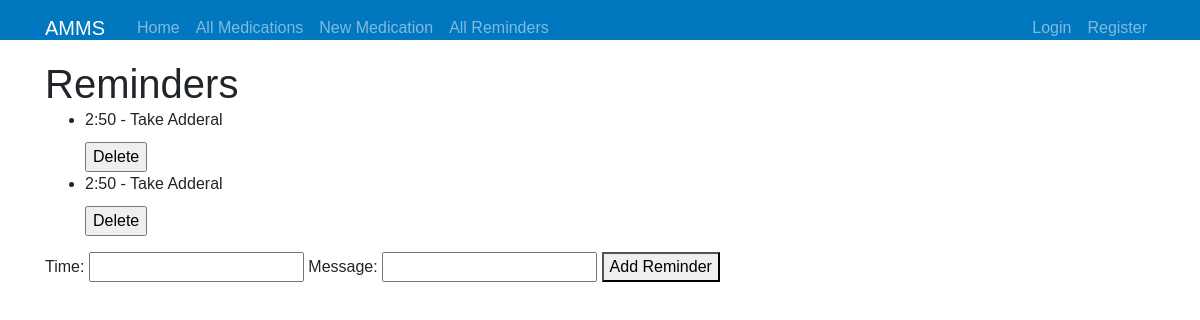
/reminderHome, run on an earlier commit of the app's database.
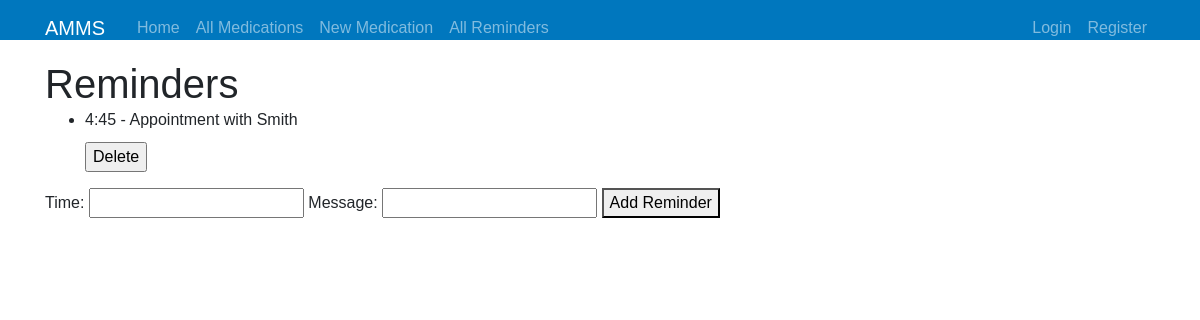
And on a later commit of the database.
### amms/models.py (models this page shows)
class Reminder(db.Model):
    id = db.Column(db.Integer, primary_key=True)
    reminder_datetime = db.Column(db.String(50))
    message = db.Column(db.String(250))

### amms/reminders/routes.py (the view)
@reminder.route('/reminderHome', methods=['GET', 'POST'])
def reminderHome():
    rems = Reminder.query.all()
    return render_template('reminders.html', reminders=rems)

### amms/templates/reminders.html
{% extends "layout.html" %}
{% block content %}
<h1>Reminders</h1>
    <ul>
        {% for reminder in reminders %}
            <li>{{ reminder.reminder_datetime }} - {{ reminder.message }}</li>
                <form action="{{ url_for('reminder.del_reminder', rem_id=reminder.id) }}" method="POST">
        <input class="" type="submit" value="Delete">
    </form>
        {% endfor %}
    </ul>
    <form method="post" action="{{ url_for('reminder.add_reminder') }}">
        <label for="time">Time:</label>
        <input type="text" name="time" required>
        <label for="message">Message:</label>
        <input type="text" name="message" required>
        <button type="submit">Add Reminder</button>
    </form>
{% endblock content %}

What changed in the data, as far as the page shows it:
removed Reminder: reminder_datetime "2:50", message "Take Adderal"
changed Reminder: reminder_datetime "2:50" → "4:45"; message "Take Adderal" → "Appointment with Smith"
